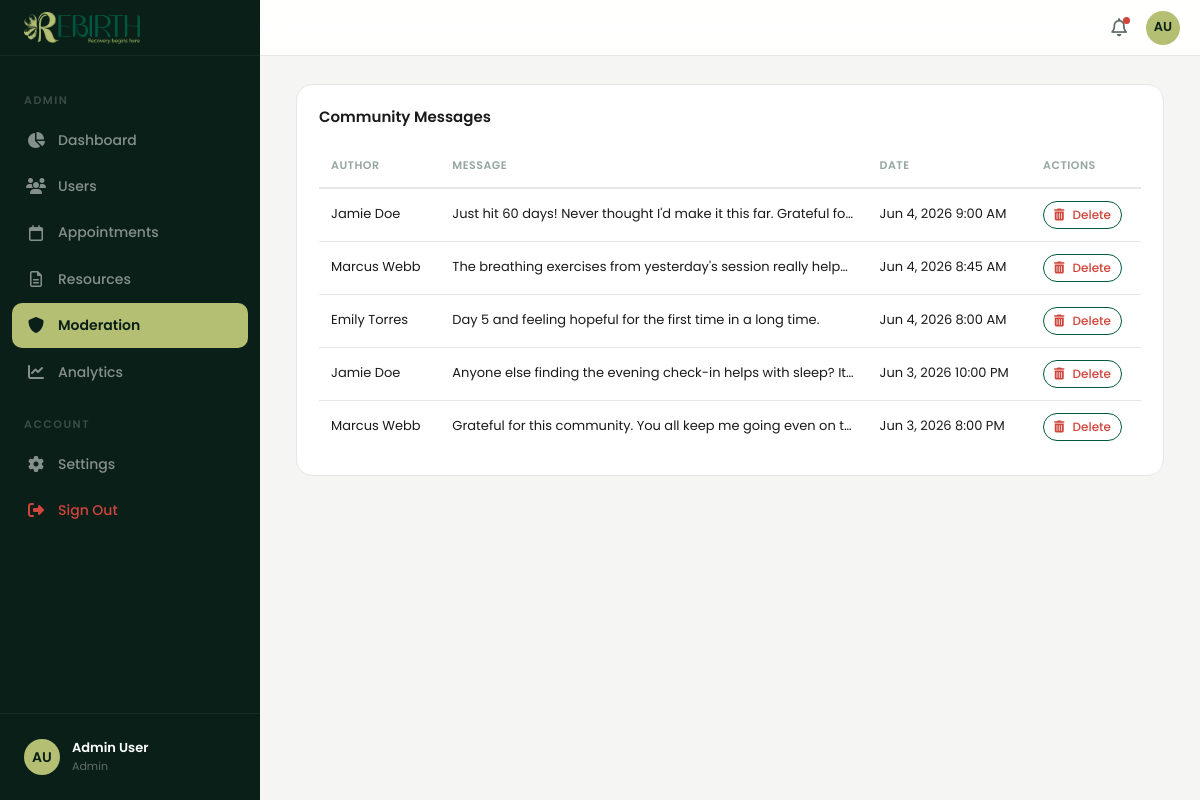
Screenshot of /admin/moderation (signed in) with the database file from the repository.
### tables this page shows
CREATE TABLE `users` (
  `id` INT AUTO_INCREMENT PRIMARY KEY,
  `name` VARCHAR(100) NOT NULL,
  `email` VARCHAR(255) NOT NULL UNIQUE,
  `password_hash` VARCHAR(255) NOT NULL,
  `role` ENUM('member','therapist','admin') NOT NULL DEFAULT 'member',
  `stage` ENUM('Onboarding','Active','Maintenance','Alumni') NOT NULL DEFAULT 'Onboarding',
  `avatar` VARCHAR(255) DEFAULT NULL,
  `initials` VARCHAR(4) NOT NULL,
  `created_at` DATETIME NOT NULL DEFAULT CURRENT_TIMESTAMP,
  `updated_at` DATETIME NOT NULL DEFAULT CURRENT_TIMESTAMP ON UPDATE CURRENT_TIMESTAMP
);

CREATE TABLE `messages` (
  `id` INT AUTO_INCREMENT PRIMARY KEY,
  `user_id` INT NOT NULL,
  `group_id` INT DEFAULT 0,
  `text` TEXT NOT NULL,
  `created_at` DATETIME NOT NULL DEFAULT CURRENT_TIMESTAMP,
  FOREIGN KEY (`user_id`) REFERENCES `users`(`id`) ON DELETE CASCADE
);

### app/core/Controller.php (called while the page is built, shortened)
<?php
class Controller {
  protected function render(string $view, array $data = []): string {
    extract($data);
    require VIEWS_PATH . '/' . $view . '.php';
    return ob_get_clean();
  }
  protected function renderWithLayout(string $layout, string $view, array $data = []): void {
    $content = $this->render($view, $data);
    extract(array_merge($data, ['content' => $content]));
    require VIEWS_PATH . '/layouts/' . $layout . '.php';
  }
}

### app/controllers/AdminController.php (called while the page is built, shortened)
<?php
class AdminController extends Controller {
  private function renderAdmin(string $view, string $title, array $extra = []): void {
    $this->requireRole('admin');
    $user = $this->user();
    $this->renderWithLayout('admin', $view, array_merge([
      'pageTitle' => 'Admin ' . $title . ' - Rebirth',
      'page' => $title,
      'user' => $user,
      '_token' => $this->csrf(),
    ], $extra));
  }
  public function moderation(): void {
    $messages = Database::fetchAll(
      "SELECT m.*, u.name as author_name FROM messages m
       JOIN users u ON u.id = m.user_id
       ORDER BY m.created_at DESC LIMIT 50"
    );
    $this->renderAdmin('admin/moderation', 'Moderation', ['messages' => $messages]);
  }
}

### app/core/App.php (called while the page is built, shortened)
<?php
class App {
  private Router $router;
  public function __construct() {
    $this->router = new Router();
  }
  private function registerRoutes(): void {
    $this->router->get('/', 'SiteController@index');
    $this->router->get('/login', 'AuthController@login');
    $this->router->post('/login', 'AuthController@authenticate');
    $this->router->get('/signup', 'AuthController@signup');
    $this->router->post('/signup', 'AuthController@register');
    $this->router->get('/logout', 'AuthController@logout');
    $this->router->post('/logout', 'AuthController@logout');
    $this->router->get('/panel/dashboard', 'PanelController@dashboard');
    $this->router->get('/panel/checkin', 'PanelController@checkin');
    $this->router->get('/panel/journal', 'PanelController@journal');
    $this->router->get('/panel/appointments', 'PanelController@appointments');
    $this->router->get('/panel/community', 'PanelController@community');
    $this->router->get('/panel/progress', 'PanelController@progress');
    $this->router->get('/panel/resources', 'PanelController@resources');
    $this->router->get('/panel/settings', 'PanelController@settings');
    $this->router->post('/checkin', 'PanelController@saveCheckin');
    $this->router->post('/journal/create', 'PanelController@createJournal');
    $this->router->post('/journal/delete', 'PanelController@deleteJournal');
    $this->router->post('/appointments/create', 'PanelController@createAppointment');
    $this->router->post('/appointments/cancel', 'PanelController@cancelAppointment');
    $this->router->post('/messages/create', 'PanelController@createMessage');
    $this->router->post('/messages/like', 'PanelController@likeMessage');
    $this->router->post('/settings/profile', 'PanelController@updateProfile');
    $this->router->post('/settings/join-group', 'PanelController@joinGroup');
    $this->router->get('/therapist/patients', 'PanelController@myPatients');
    $this->router->get('/therapist/patient/{id}', 'PanelController@patientDetail');
    $this->router->get('/panel/messages', 'PanelController@messages');
    $this->router->post('/messages/send', 'PanelController@sendMessage');
    $this->router->get('/messages/poll', 'PanelController@pollMessages');
    $this->router->get('/panel/sos', 'PanelController@sos');
    $this->router->post('/panel/sos/send', 'PanelController@sendSos');
    $this->router->get('/therapist/resources', 'PanelController@therapistResources');
    $this->router->post('/therapist/resources/create', 'PanelController@createTherapistResource');
    $this->router->post('/therapist/resources/delete', 'PanelController@deleteTherapistResource');
    $this->router->get('/therapist/messages', 'PanelController@therapistMessages');
    $this->router->get('/therapist/messages/{id}', 'PanelController@therapistConversation');
    $this->router->get('/therapist/availability', 'PanelController@therapistAvailability');
    $this->router->post('/therapist/availability/save', 'PanelController@saveTherapistAvailability');
    $this->router->get('/therapist/sos', 'PanelController@therapistSos');
    $this->router->post('/therapist/sos/acknowledge', 'PanelController@acknowledgeSos');
    $this->router->post('/therapist/sos/resolve', 'PanelController@resolveSos');
    $this->router->get('/therapist/patient/{id}/progress', 'PanelController@patientProgress');
    $this->router->post('/therapist/patient/{id}/progress/update', 'PanelController@updatePatientProgress');
    $this->router->get('/therapist/sos/count', 'PanelController@sosCount');
    $this->router->get('/therapist/availability/check', 'PanelController@checkAvailability');
    $this->router->get('/admin/appointments/availability', 'AdminController@getAvailability');
    $this->router->get('/admin/dashboard', 'AdminController@dashboard');
    $this->router->get('/admin/users', 'AdminController@users');
    $this->router->get('/admin/appointments', 'AdminController@appointments');
    $this->router->get('/admin/resources', 'AdminController@resources');
    $this->router->get('/admin/moderation', 'AdminController@moderation');
    $this->router->get('/admin/settings', 'AdminController@settings');
    $this->router->get('/admin/analytics', 'AdminController@analytics');
    $this->router->post('/admin/users/create', 'AdminController@createUser');
    $this->router->post('/admin/users/update', 'AdminController@updateUser');
    $this->router->post('/admin/users/delete', 'AdminController@deleteUser');
    $this->router->post('/admin/appointments/create', 'AdminController@createAppointment');
    $this->router->post('/admin/appointments/update', 'AdminController@updateAppointment');
    $this->router->post('/admin/resources/create', 'AdminController@createResource');
    $this->router->post('/admin/resources/update', 'AdminController@updateResource');
    $this->router->post('/admin/resources/delete', 'AdminController@deleteResource');
    $this->router->post('/admin/moderation/delete', 'AdminController@deleteMessage');
  }
  public function run(): void {
    $method = $_SERVER['REQUEST_METHOD'];
    $uri = parse_url($_SERVER['REQUEST_URI'], PHP_URL_PATH);
    $this->router->dispatch($method, $uri);
  }
}

### index.php (called while the page is built, shortened)
<?php
require_once __DIR__ . '/config.php';
$app = new App();
$app->run();

### config.php (called while the page is built, shortened)
<?php
spl_autoload_register(function ($class) {
  $paths = [
    APP_PATH . '/core/' . $class . '.php',
    APP_PATH . '/controllers/' . $class . '.php',
    APP_PATH . '/models/' . $class . '.php',
  ];
  foreach ($paths as $file) {
    if (file_exists($file)) { require_once $file; return; }
  }
});

### app/core/Database.php (called while the page is built, shortened)
<?php
class Database {
  private static ?PDO $instance = null;
  public static function connect(): PDO {
    if (self::$instance === null) {
      $dsn = 'mysql:host=' . DB_HOST . ';port=' . DB_PORT . ';charset=utf8mb4';
      self::$instance = new PDO($dsn, DB_USER, DB_PASS, [
        PDO::ATTR_ERRMODE => PDO::ERRMODE_EXCEPTION,
        PDO::ATTR_DEFAULT_FETCH_MODE => PDO::FETCH_ASSOC,
        PDO::ATTR_EMULATE_PREPARES => false,
      ]);
      self::$instance->exec('CREATE DATABASE IF NOT EXISTS `' . DB_NAME . '` CHARACTER SET utf8mb4 COLLATE utf8mb4_unicode_ci');
      self::$instance->exec('USE `' . DB_NAME . '`');
    }
    return self::$instance;
  }
  public static function query(string $sql, array $params = []): PDOStatement {
    $stmt = self::connect()->prepare($sql);
    $stmt->execute($params);
    return $stmt;
  }
  public static function fetch(string $sql, array $params = []): ?array {
    $row = self::query($sql, $params)->fetch();
    return $row ?: null;
  }
  public static function fetchAll(string $sql, array $params = []): array {
    return self::query($sql, $params)->fetchAll();
  }
}

### app/core/Middleware.php (called while the page is built, shortened)
<?php
trait Middleware {
  protected function requireAuth(): void {
    $user = Database::fetch("SELECT * FROM users WHERE id = ?", [$_SESSION['user_id']]);
  }
  protected function requireRole(string ...$roles): void {
    $this->requireAuth();
  }
  protected function currentUser(): ?array {
    return $_SESSION['user'] ?? null;
  }
  protected function user(): array {
    $u = $this->currentUser();
    return $u;
  }
}

### app/views/admin/moderation.php (the view, shortened to what this page needs)
<div class="card">
  <div class="card-header">
    <h3>Community Messages</h3>
  </div>
  <div class="card-body">
    <div class="table-wrap">
      <table>
        <thead><tr><th>Author</th><th>Message</th><th>Date</th><th>Actions</th></tr></thead>
        <tbody>
          <?php if (empty($messages)): ?>
          <tr><td colspan="4" style="text-align:center;color:var(--color-text-muted);">No messages to moderate</td></tr>
          <?php else: ?>
          <?php foreach ($messages as $msg): ?>
          <tr>
            <td><?= htmlspecialchars($msg['author_name']) ?></td>
            <td style="max-width:400px;overflow:hidden;text-overflow:ellipsis;white-space:nowrap;"><?= htmlspecialchars($msg['text']) ?></td>
            <td><?= date('M j, Y g:i A', strtotime($msg['created_at'])) ?></td>
            <td>
              <form action="/admin/moderation/delete" method="POST" style="display:inline;" onsubmit="return confirm('Delete this message?')">
                <button type="submit" class="btn btn-outline" style="padding:4px 10px;font-size:12px;color:var(--color-danger);"><i class="fa-solid fa-trash-can"></i> Delete</button>
              </form>
            </td>
          </tr>
          <?php endforeach; ?>
          <?php endif; ?>
        </tbody>
      </table>
    </div>
  </div>
</div>

### app/views/layouts/admin.php (shortened to what this page needs)
<!DOCTYPE html>
<html lang="en">
<head>
  <link rel="stylesheet" href="/css/app.css">
  <link rel="stylesheet" href="https://cdnjs.cloudflare.com/ajax/libs/font-awesome/6.5.1/css/all.min.css">
</head>
<body>
  <div class="app-layout">
    <aside class="app-sidebar">
      <div class="app-sidebar-header">
        <img src="/logo.png" alt="Rebirth Admin">
      </div>
      <nav class="app-sidebar-nav">
        <div class="app-sidebar-section">Admin</div>
        <a href="/admin/dashboard" class="app-sidebar-link <?= $page === 'Dashboard' ? 'active' : '' ?>"><i class="fa-solid fa-chart-pie"></i>Dashboard</a>
        <a href="/admin/users" class="app-sidebar-link <?= $page === 'Users' ? 'active' : '' ?>"><i class="fa-solid fa-users"></i>Users</a>
        <a href="/admin/appointments" class="app-sidebar-link <?= $page === 'Appointments' ? 'active' : '' ?>"><i class="fa-regular fa-calendar"></i>Appointments</a>
        <a href="/admin/resources" class="app-sidebar-link <?= $page === 'Resources' ? 'active' : '' ?>"><i class="fa-regular fa-file-lines"></i>Resources</a>
        <a href="/admin/moderation" class="app-sidebar-link <?= $page === 'Moderation' ? 'active' : '' ?>"><i class="fa-solid fa-shield"></i>Moderation</a>
        <a href="/admin/analytics" class="app-sidebar-link <?= $page === 'Analytics' ? 'active' : '' ?>"><i class="fa-solid fa-chart-line"></i>Analytics</a>
        <div class="app-sidebar-section">Account</div>
        <a href="/admin/settings" class="app-sidebar-link <?= $page === 'Settings' ? 'active' : '' ?>"><i class="fa-solid fa-gear"></i>Settings</a>
        <a href="/logout" class="app-sidebar-link" style="color:var(--color-danger);"><i class="fa-solid fa-right-from-bracket"></i>Sign Out</a>
      </nav>
      <div class="app-sidebar-footer">
        <div class="app-sidebar-user">
          <?php if (!empty($user['avatar'])): ?>
          <img src="/uploads/avatars/<?= htmlspecialchars($user['avatar']) ?>" alt="" class="app-sidebar-user-avatar" style="object-fit:cover;">
          <?php else: ?>
          <div class="app-sidebar-user-avatar"><?= htmlspecialchars($user['initials']) ?></div>
          <?php endif; ?>
          <div>
            <div class="app-sidebar-user-name"><?= htmlspecialchars($user['name']) ?></div>
            <div class="app-sidebar-user-role"><?= htmlspecialchars(ucfirst($user['role'])) ?></div>
          </div>
        </div>
      </div>
    </aside>
    <div class="app-main" style="flex:1;display:flex;flex-direction:column;min-width:0;">
      <header class="app-topbar">
        <div class="app-topbar-left">
          <span class="app-topbar-title">Admin <?= htmlspecialchars($page) ?></span>
        </div>
        <div class="app-topbar-right">
          <button class="app-topbar-btn"><i class="fa-regular fa-bell"></i><span class="dot"></span></button>
          <?php if (!empty($user['avatar'])): ?>
          <img src="/uploads/avatars/<?= htmlspecialchars($user['avatar']) ?>" alt="" class="app-topbar-avatar" style="object-fit:cover;">
          <?php else: ?>
          <div class="app-topbar-avatar"><?= htmlspecialchars($user['initials']) ?></div>
          <?php endif; ?>
        </div>
      </header>
      <div class="app-content">
        <?= $content ?>
      </div>
    </div>
  </div>
</body>
</html>

### rows the page displays
users: initials "AU", name "Admin User", role "Admin"
messages: user.name "Jamie Doe", text "Just hit 60 days! Never thought I'd make it this far. Grateful fo…", created_at "Jun 4, 2026 9:00 AM"
messages: user.name "Marcus Webb", text "The breathing exercises from yesterday's session really help…", created_at "Jun 4, 2026 8:45 AM"
messages: user.name "Emily Torres", text "Day 5 and feeling hopeful for the first time in a long time.", created_at "Jun 4, 2026 8:00 AM"
messages: user.name "Jamie Doe", text "Anyone else finding the evening check-in helps with sleep? It…", created_at "Jun 3, 2026 10:00 PM"
messages: user.name "Marcus Webb", text "Grateful for this community. You all keep me going even on t…", created_at "Jun 3, 2026 8:00 PM"
